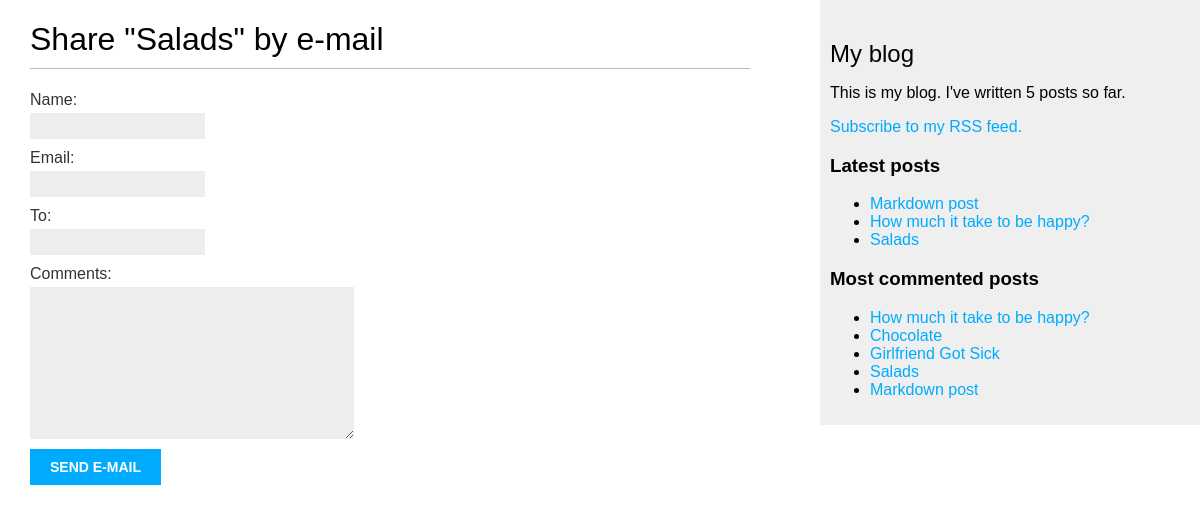
The app's page /blog_app/3/share/ with its own data.
### blog_app/models.py (models this page shows, shortened)
class Post(models.Model):
    class Status(models.TextChoices):
        DRAFT = ('DF', 'Draft')
        PUBLISHED = ('PB', 'Published')
    title = models.CharField(max_length=250)
    slug = models.SlugField(max_length=250, unique_for_date='publish')  # Слаг является уникальным для конкретной даты.
    author = models.ForeignKey(User, on_delete=models.CASCADE, related_name='blog_posts')
    body = models.TextField()
    publish = models.DateTimeField(default=timezone.now)
    created = models.DateTimeField(auto_now_add=True)
    updated = models.DateTimeField(auto_now=True)
    status = models.CharField(max_length=2, choices=Status.choices, default=Status.DRAFT)
    tags = TaggableManager()
    objects = models.Manager()
    published = PublishedManager()
    class Meta:
        ordering = ('-publish', )
        indexes = (
            models.Index(fields=['-publish']),
        )
    def get_absolute_url(self):
        return reverse('blog_app:post_detail',
                       args=[self.publish.year,
                             self.publish.month,
                             self.publish.day,
                             self.slug])

### blog_app/views.py (the view)
# urls.py: path('<int:post_id>/share/', views.post_share, name='post_share'),
def post_share(request, post_id):
    post = get_object_or_404(Post, id=post_id, status=Post.Status.PUBLISHED)
    sent = False
    if request.method == 'POST':
        form = EmailPostForm(request.POST)
        if form.is_valid():
            cd = form.cleaned_data
            post_url = request.build_absolute_uri(post.get_absolute_url())
            subject = f"{cd['name']} recommends you read {post.title}"
            message = f"Read {post.title} at {post_url}\n\n{cd['name']}'s comments: {cd['comments']}"
            send_mail(subject, message, 'dimaosipov00@gmail.com', [cd['to']])
            sent = True
    else:
        form = EmailPostForm()
    return render(request, 'blog_app/post/share.html', context={'post': post, 'form': form, 'sent': sent})

### blog_app/forms.py
class EmailPostForm(forms.Form):
    name = forms.CharField(max_length=25)
    email = forms.EmailField()
    to = forms.EmailField()
    comments = forms.CharField(widget=forms.Textarea, required=False)

### blog_app/models.py (called while the page is built)
    def get_queryset(self):
        return super().get_queryset().filter(status=Post.Status.PUBLISHED)

### blog_app/templatetags/blog_tags.py (called while the page is built)
@register.simple_tag
def total_posts():
    return Post.published.count()

@register.inclusion_tag('blog_app/post/latest_posts.html')
def show_latest_posts(count=5):
    latest_posts = Post.published.order_by('-publish')[:count]
    return {'latest_posts': latest_posts}

@register.simple_tag
def get_most_commented_posts(count=5):
    return Post.published.annotate(total_comments=Count('comments')).order_by('-total_comments')[:count]

### blog_app/templates/blog_app/post/share.html (shortened to what this page needs)
{% extends '../base.html' %}
{% block content %}
    {% if sent %}
        <h1>E-mail successfully sent</h1>
        <p>"{{ post.title }}" was successfully sent to {{ form.cleaned_data.to }}</p>
    {% else %}
        <h1>Share "{{ post.title }}" by e-mail</h1>
        <form method="post">
            {{ form.as_p }}
            <input type="submit" value="Send e-mail">
        </form>
    {% endif %}
{% endblock %}

### blog_app/templates/blog_app/base.html (shortened to what this page needs)
{% load blog_tags %}
{% load static %}
<!DOCTYPE html>
<html lang="en">
<head>
    <link href="{% static 'css/blog_app.css' %}" rel="stylesheet">
</head>
<body>
    <div id="content">
        {% block content %}
        {% endblock %}
    </div>
    <div id="sidebar">
        <h2>My blog</h2>
        <p>This is my blog. I've written {% total_posts %} posts so far.</p>
        <p><a href="{% url 'blog_app:post_feed' %}">Subscribe to my RSS feed.</a></p>
        <h3>Latest posts</h3>
        {% show_latest_posts 3 %}
        <h3>Most commented posts</h3>
        {% get_most_commented_posts as most_commented_posts %}
        <ul>
            {% for post in most_commented_posts %}
                <li><a href="{{ post.get_absolute_url }}">{{ post.title }}</a></li>
            {% endfor %}
        </ul>
    </div>
</body>
</html>

### blog_app/templates/blog_app/post/latest_posts.html
<ul>
    {% for post in latest_posts %}
        <li><a href="{{ post.get_absolute_url }}">{{ post.title }}</a></li>
    {% endfor %}
</ul>

### blog_app/static/css/blog_app.css (style rules this page uses)
body { margin:0; padding:0; font-family:helvetica, sans-serif; }
a { color:#00abff; text-decoration:none; }
h1 { font-weight:normal; border-bottom:1px solid #bbb; padding:0 0 10px 0; }
h2 { font-weight:normal; margin:30px 0 0; }
#content { float:left; width:60%; padding:0 0 0 30px; }
#sidebar { float:right; width:30%; padding:10px; background:#efefef; height:100%; }
label { float:left; clear:both; color:#333; margin-bottom:4px; }
input, textarea { clear:both; float:left; margin:0 0 10px; background:#ededed; border:0; padding:6px 10px; font-size:12px; }
input[type=submit] { font-weight:bold; background:#00abff; color:#fff; padding:10px 20px; font-size:14px; text-transform:uppercase; }

### records on screen
Post: title "Salads"
Post: title "Markdown post"
Post: title "How much it take to be happy?"
Post: title "Chocolate"
Post: title "Girlfriend Got Sick"
